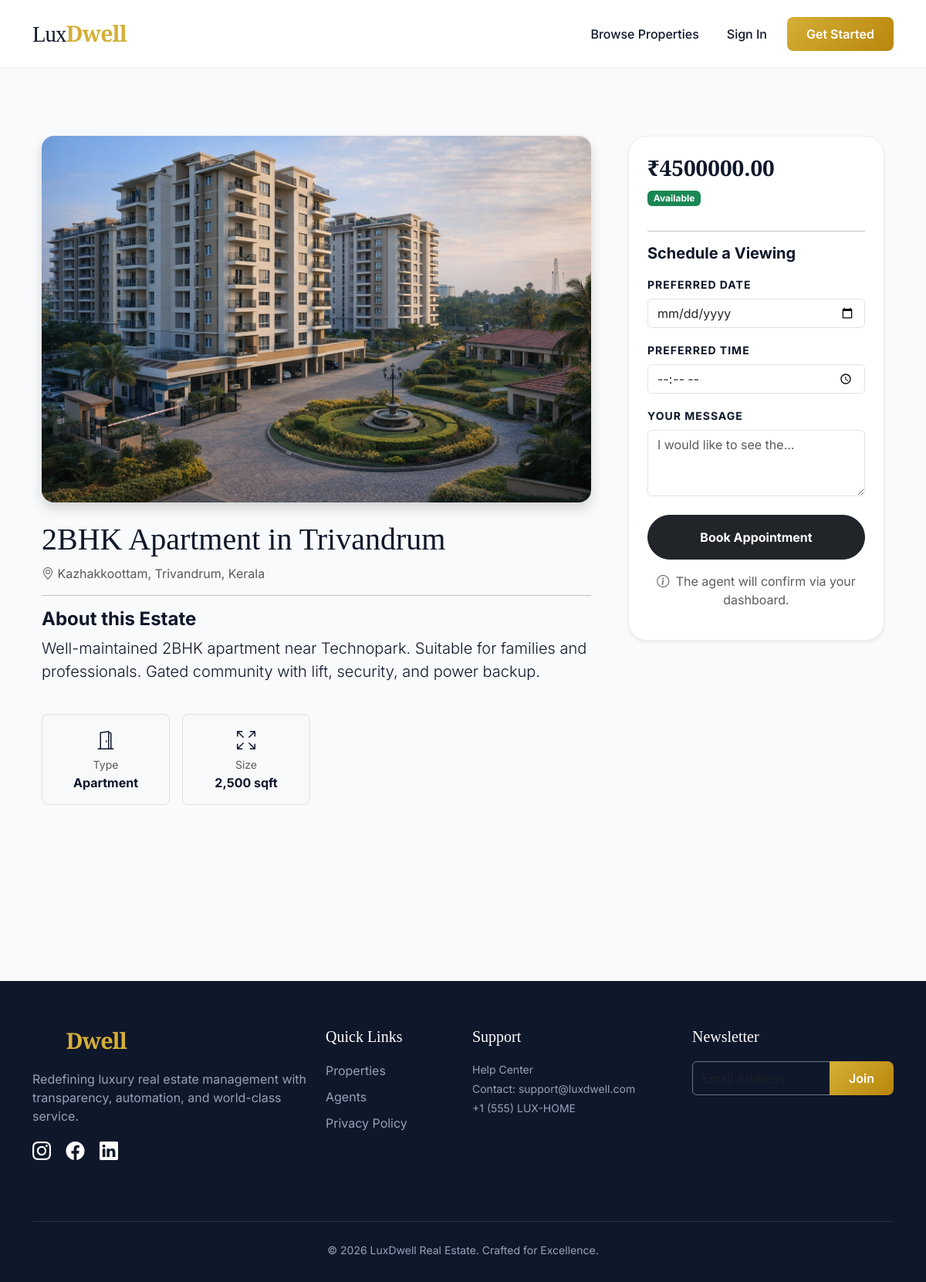
Page /property/1/ on the committed database.
### core/models.py (models this page shows, shortened)
class Property(models.Model):
    STATUS_CHOICES = [
        ('Available', 'Available'),
        ('Sold', 'Sold'),
        ('Rented', 'Rented'),
        ('Pending Approval', 'Pending Approval'),
    ]
    title = models.CharField(max_length=200)
    description = models.TextField()
    location = models.CharField(max_length=100)
    price = models.DecimalField(max_digits=12, decimal_places=2)
    property_type = models.CharField(max_length=50)
    image = models.ImageField(upload_to='properties/', default='default.jpg')
    panorama_360 = models.ImageField(upload_to='panoramas/', null=True, blank=True, help_text="Upload an equirectangular 360-degree image")
    status = models.CharField(max_length=20, choices=STATUS_CHOICES, default='Available')
    ddress = models.CharField(max_length=255, null=True, blank=True)
    map_url = models.URLField(max_length=500, null=True, blank=True, help_text="Link from Google Maps")
    owner = models.ForeignKey(User, on_delete=models.CASCADE, related_name='owned_properties', null=True, blank=True)
    agent = models.ForeignKey(User, on_delete=models.SET_NULL, related_name='managed_listings', null=True, blank=True)
    is_approved = models.BooleanField(default=False)

### core/views.py (the view, shortened to what this page needs)
# urls.py: path('property/<int:pk>/', views.property_detail, name='property_detail'),
def property_detail(request, pk):
    property = get_object_or_404(Property, pk=pk)
    return render(request, 'core/property_detail.html', {'property': property})

### core/templates/core/property_detail.html (shortened to what this page needs)
{% extends 'core/base.html' %}
{% block content %}
<div class="container py-5">
    <div class="row g-5">
        <div class="col-lg-8">
            {% if property.image %}
                <img src="{{ property.image.url }}" class="img-fluid rounded-4 mb-4 shadow" alt="{{ property.title }}">
            {% endif %}
            <h1 class="font-playfair">{{ property.title }}</h1>
            <p class="text-muted"><i class="bi bi-geo-alt"></i> {{ property.location }}</p>
            <hr>
            <h4 class="fw-bold">About this Estate</h4>
            <p class="lead">{{ property.description }}</p>
            <div class="row g-3 mt-4">
                <div class="col-6 col-md-3">
                    <div class="p-3 border rounded-3 text-center bg-light">
                        <i class="bi bi-door-open fs-4 d-block"></i>
                        <small class="text-muted">Type</small>
                        <div class="fw-bold">{{ property.property_type }}</div>
                    </div>
                </div>
                <div class="col-6 col-md-3">
                    <div class="p-3 border rounded-3 text-center bg-light">
                        <i class="bi bi-arrows-fullscreen fs-4 d-block"></i>
                        <small class="text-muted">Size</small>
                        <div class="fw-bold">2,500 sqft</div>
                    </div>
                </div>
            </div>
        </div>
        <div class="col-lg-4">
            <div class="glass-panel p-4 sticky-top shadow-sm" style="top: 20px; border-radius: 24px; background: white; border: 1px solid #eee;">
                <h3 class="text-navy fw-bold">₹{{ property.price }}</h3>
                <span class="badge {% if property.status == 'Available' %}bg-success{% else %}bg-warning{% endif %} mb-3">
                    {{ property.status }}
                </span>
                <hr>
                <h5 class="fw-bold mb-3">Schedule a Viewing</h5>
                <form action="{% url 'book_property' property.id %}" method="POST" id="appointmentForm">
                    <div class="mb-3">
                        <label class="form-label small fw-bold text-uppercase" style="letter-spacing: 1px;">Preferred Date</label>
                        <input type="date" name="appointment_date" id="viewing_date" class="form-control" required>
                    </div>
                    <div class="mb-3">
                        <label class="form-label small fw-bold text-uppercase" style="letter-spacing: 1px;">Preferred Time</label>
                        <input type="time" name="appointment_time" class="form-control" required>
                    </div>
                    <div class="mb-4">
                        <label class="form-label small fw-bold text-uppercase" style="letter-spacing: 1px;">Your Message</label>
                        <textarea name="message" class="form-control" rows="3" placeholder="I would like to see the..." required></textarea>
                    </div>
                    <button type="submit" class="btn btn-dark w-100 rounded-pill py-3 fw-bold">
                        Book Appointment
                    </button>
                    <p class="text-center text-muted x-small mt-3">
                        <i class="bi bi-info-circle me-1"></i> The agent will confirm via your dashboard.
                    </p>
                </form>
            </div>
        </div>
    </div>
</div>
{% endblock %}

### core/templates/core/base.html (shortened to what this page needs)
<!DOCTYPE html>
<html lang="en">
<head>
    <link href="https://cdn.jsdelivr.net/npm/bootstrap@5.3.0/dist/css/bootstrap.min.css" rel="stylesheet">
    <link rel="stylesheet" href="https://cdn.jsdelivr.net/npm/bootstrap-icons@1.11.1/font/bootstrap-icons.css">
</head>
<body>
    <nav class="navbar navbar-expand-lg sticky-top">
        <div class="container">
            <a class="navbar-brand" href="{% url 'home' %}">Lux<b>Dwell</b></a>
            <div class="collapse navbar-collapse" id="navbarNav">
    <ul class="navbar-nav ms-auto align-items-center">
        {% if request.resolver_match.url_name != 'login' and request.resolver_match.url_name != 'register' %}
            <li class="nav-item"><a class="nav-link" href="{% url 'home' %}">Browse Properties</a></li>
        {% endif %}
        {% if user.is_authenticated %}
            <li class="nav-item">
                <a class="nav-link" href="{% if user.profile.role == 'agent' %}{% url 'agent_dashboard' %}{% else %}{% url 'user_dashboard' %}{% endif %}">
                    <i class="bi bi-speedometer2 me-1"></i> Dashboard
                </a>
            </li>
            <li class="nav-item ms-lg-3">
                <div class="dropdown">
                    <button class="btn btn-outline-navy dropdown-toggle" type="button" data-bs-toggle="dropdown">
                        <i class="bi bi-person-circle me-1"></i> {{ user.username }}
                    </button>
                    <ul class="dropdown-menu dropdown-menu-end shadow border-0 p-2">
                        <li>
                            <form id="logout-form" action="{% url 'logout' %}" method="POST" style="display: none;">
                                {% csrf_token %}
                            </form>
                            <a class="dropdown-item text-danger rounded" href="#" onclick="event.preventDefault(); document.getElementById('logout-form').submit();">
                                <i class="bi bi-box-arrow-right me-2"></i>Logout
                            </a>
                        </li>
                    </ul>
                </div>
            </li>
        {% else %}
            {% if request.resolver_match.url_name != 'login' and request.resolver_match.url_name != 'register' %}
                <li class="nav-item"><a class="nav-link" href="{% url 'login' %}">Sign In</a></li>
                <li class="nav-item ms-lg-2">
                    <a class="btn btn-gold text-white" href="{% url 'register' %}">Get Started</a>
                </li>
            {% endif %}
        {% endif %}
    </ul>
</div>
        </div>
    </nav>
    <div class="container main-content fade-in">
        {% block content %}{% endblock %}
    </div>
    <footer class="footer">
        <div class="container">
            <div class="row">
                <div class="col-lg-4 mb-4">
                    <h5 class="navbar-brand text-white">Lux<b>Dwell</b></h5>
                    <p>Redefining luxury real estate management with transparency, automation, and world-class service.</p>
                    <div class="social-icons">
                        <a href="#"><i class="bi bi-instagram"></i></a>
                        <a href="#"><i class="bi bi-facebook"></i></a>
                        <a href="#"><i class="bi bi-linkedin"></i></a>
                    </div>
                </div>
                <div class="col-lg-2 mb-4">
                    <h5>Quick Links</h5>
                    <a href="{% url 'home' %}" class="footer-link">Properties</a>
                    <a href="#" class="footer-link">Agents</a>
                    <a href="#" class="footer-link">Privacy Policy</a>
                </div>
                <div class="col-lg-3 mb-4">
                    <h5>Support</h5>
                    <p class="small mb-1">Help Center</p>
                    <p class="small mb-1">Contact: support@luxdwell.com</p>
                    <p class="small">+1 (555) LUX-HOME</p>
                </div>
                <div class="col-lg-3">
                    <h5>Newsletter</h5>
                    <div class="input-group mb-3">
                        <input type="text" class="form-control bg-transparent border-secondary text-white" placeholder="Email Address">
                        <button class="btn btn-gold" type="button">Join</button>
                    </div>
                </div>
            </div>
            <hr class="border-secondary mt-5">
            <div class="text-center mt-4">
                <small>&copy; 2026 LuxDwell Real Estate. Crafted for Excellence.</small>
            </div>
        </div>
    </footer>
</body>
</html>

### core/templates/core/base.html (style rules this page uses)
:root { --primary-gold: #D4AF37; --dark-navy: #0F172A; --soft-gray: #F8FAFC; --accent-gold: #B8860B; --glass: rgba(255, 255, 255, 0.95); }
body { font-family: 'Inter', sans-serif; background-color: var(--soft-gray); color: var(--dark-navy); overflow-x: hidden; }
h1, h2, h3, .navbar-brand { font-family: 'Playfair Display', serif; }
.navbar { background: var(--glass) !important; backdrop-filter: blur(10px); border-bottom: 1px solid rgba(0,0,0,0.05); padding: 1rem 0; transition: all 0.3s ease; }
.navbar-brand { font-size: 1.8rem; letter-spacing: -1px; color: var(--dark-navy) !important; }
.navbar-brand b { color: var(--primary-gold); }
.nav-link { font-weight: 500; color: var(--dark-navy) !important; margin: 0 10px; position: relative; }
.nav-link::after { content: ''; position: absolute; width: 0; height: 2px; bottom: 0; left: 0; background-color: var(--primary-gold); transition: width 0.3s ease; }
.btn-gold { background: linear-gradient(135deg, var(--primary-gold), var(--accent-gold)); color: white !important; border: none; padding: 10px 25px; border-radius: 8px; font-weight: 600; transition: transform 0.2s ease, box-shadow 0.2s ease; }
.main-content { padding-top: 40px; padding-bottom: 80px; }
.footer { background-color: var(--dark-navy); color: #94A3B8; padding: 60px 0 30px; margin-top: 100px; }
.footer h5 { color: white; font-family: 'Playfair Display', serif; margin-bottom: 20px; }
.footer-link { color: #94A3B8; text-decoration: none; display: block; margin-bottom: 10px; transition: color 0.2s; }
.social-icons a { font-size: 1.5rem; margin-right: 15px; color: white; transition: color 0.2s; }
.fade-in { animation: fadeIn 0.8s ease-in; }

### rows in the picture
Property: image (picture), title "2BHK Apartment in Trivandrum", location "Kazhakkoottam, Trivandrum, Kerala", description "Well-maintained 2BHK apartment near Technopark. Suitable for families and professionals. Gated community with lift, security, and power backup.", property_type "Apartment", price "4500000.00", status "Available"
